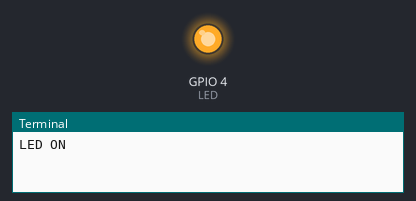
Simulated run of this program. Board: Raspberry Pi (BCM pin numbers). Parts: output pins drawn as LEDs (lit = HIGH), the last lines printed to the terminal.

Above: at 1.5 s.
At 3.5 s:
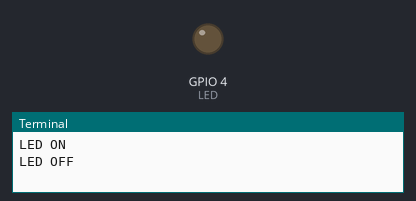
Timing chart, 0 to 5.2 s (numbered marks = the images above):
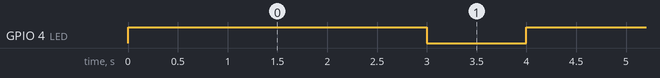

Measured:
- by itself, GPIO 4 (LED): alternates HIGH for 3.0 s and LOW for 1.0 s

The program:

Blink_App.py
```python
import time ##Time Kütüphanesi eklendi
import RPi.GPIO as GPIO ##Raspberry'nin GPIO Kütüphanesi eklendi ismi GPIO larak tanımlandı

GPIO.setmode(GPIO.BCM)
LED = 4 ## Değeri 4 olan bir LED değişkeni tanımlandı
GPIO.setup(LED,GPIO.OUT) ##LED Output olarak tanımlandı
for counter in range(0,100):
    GPIO.output(LED,True) ##4'e 5V ver
    print("LED ON")
    time.sleep(3)
    GPIO.output(4,False) ##4'e 0V ver
    print("LED OFF")
    time.sleep(1)
```
